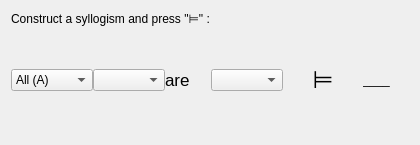
<?xml version="1.0" encoding="UTF-8"?>
<ui version="4.0">
 <class>Dialog</class>
 <widget class="QDialog" name="Dialog">
  <property name="windowModality">
   <enum>Qt::NonModal</enum>
  </property>
  <property name="geometry">
   <rect>
    <x>0</x>
    <y>0</y>
    <width>420</width>
    <height>145</height>
   </rect>
  </property>
  <property name="sizePolicy">
   <sizepolicy hsizetype="Fixed" vsizetype="Fixed">
    <horstretch>0</horstretch>
    <verstretch>0</verstretch>
   </sizepolicy>
  </property>
  <property name="minimumSize">
   <size>
    <width>420</width>
    <height>145</height>
   </size>
  </property>
  <property name="maximumSize">
   <size>
    <width>420</width>
    <height>145</height>
   </size>
  </property>
  <property name="windowTitle">
   <string>Entailment of Syllogisms</string>
  </property>
  <property name="modal">
   <bool>true</bool>
  </property>
  <layout class="QGridLayout" name="gridLayout" rowstretch="0,0" columnstretch="0,0">
   <property name="verticalSpacing">
    <number>0</number>
   </property>
   <item row="0" column="0" colspan="2">
    <widget class="QLabel" name="label">
     <property name="sizePolicy">
      <sizepolicy hsizetype="Preferred" vsizetype="Fixed">
       <horstretch>0</horstretch>
       <verstretch>0</verstretch>
      </sizepolicy>
     </property>
     <property name="text">
      <string>Construct a syllogism and press &quot;⊨&quot; :</string>
     </property>
    </widget>
   </item>
   <item row="1" column="0" colspan="2">
    <layout class="QHBoxLayout" name="horizontalLayout">
     <item>
      <widget class="QComboBox" name="mood_combo">
       <item>
        <property name="text">
         <string>All (A)</string>
        </property>
       </item>
       <item>
        <property name="text">
         <string>Some (I)</string>
        </property>
       </item>
       <item>
        <property name="text">
         <string>No (E)</string>
        </property>
       </item>
       <item>
        <property name="text">
         <string>Some (O)</string>
        </property>
       </item>
      </widget>
     </item>
     <item>
      <widget class="QComboBox" name="first_combo"/>
     </item>
     <item>
      <widget class="QLabel" name="are_label">
       <property name="font">
        <font>
         <pointsize>13</pointsize>
        </font>
       </property>
       <property name="text">
        <string>are</string>
       </property>
      </widget>
     </item>
     <item>
      <widget class="QComboBox" name="second_combo"/>
     </item>
     <item>
      <widget class="QPushButton" name="entailment_button">
       <property name="font">
        <font>
         <pointsize>18</pointsize>
        </font>
       </property>
       <property name="text">
        <string>⊨</string>
       </property>
       <property name="flat">
        <bool>true</bool>
       </property>
      </widget>
     </item>
     <item>
      <widget class="QLabel" name="result_label">
       <property name="text">
        <string>____</string>
       </property>
      </widget>
     </item>
    </layout>
   </item>
  </layout>
 </widget>
 <resources/>
 <connections/>
</ui>
